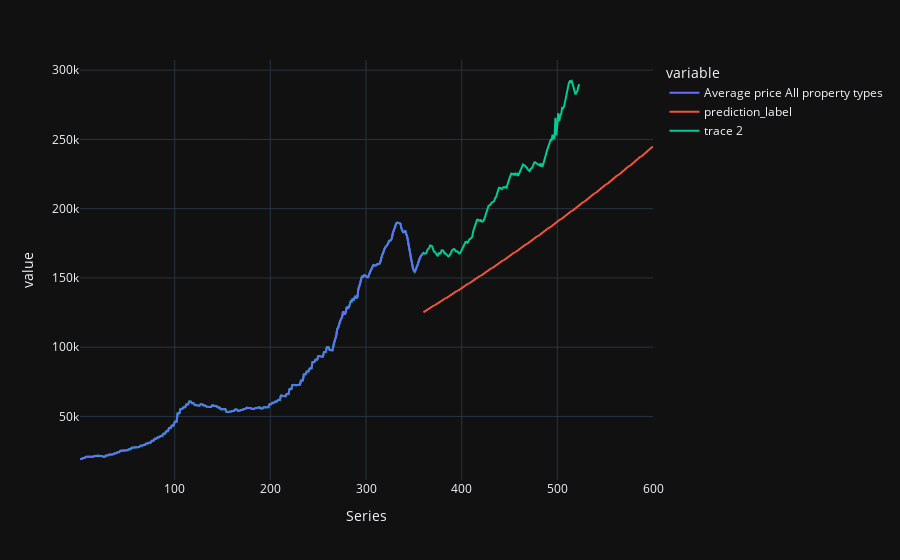

The cell this chart's notebook holds for it:
### Code cell
import plotly.express as px
concat_df = pd.concat([df[df['Year'] < 2010],predictions_future], axis=0)

fig = px.line(concat_df, x=concat_df['Series'], y=["Average price All property types", "prediction_label"], template = 'plotly_dark')
fig.add_scatter(x=df['Series'], y=df['Average price All property types'])

fig.show()

### Figure 1 — Plotly figure (JSON) as saved in the notebook; plotly's stock layout.template omitted (floating-point values rounded to 4 significant figures; data arrays with more than 128 entries replaced by an {"elided": "..."} marker saying what was removed)
{"data": [{"hovertemplate": "variable=Average price All property types<br>Series=%{x}<br>value=%{y}<extra></extra>", "legendgroup": "Average price All property types", "line": {"color": "#636efa", "dash": "solid"}, "marker": {"symbol": "circle"}, "mode": "lines", "name": "Average price All property types", "showlegend": true, "type": "scattergl", "x": {"elided": "601 int values"}, "xaxis": "x", "y": {"elided": "601 int values"}, "yaxis": "y"}, {"hovertemplate": "variable=prediction_label<br>Series=%{x}<br>value=%{y}<extra></extra>", "legendgroup": "prediction_label", "line": {"color": "#EF553B", "dash": "solid"}, "marker": {"symbol": "circle"}, "mode": "lines", "name": "prediction_label", "showlegend": true, "type": "scattergl", "x": {"elided": "601 int values"}, "xaxis": "x", "y": {"elided": "601 float values"}, "yaxis": "y"}, {"type": "scatter", "x": {"elided": "523 int values"}, "y": {"elided": "523 int values"}}], "layout": {"legend": {"title": {"text": "variable"}, "tracegroupgap": 0}, "margin": {"t": 60}, "xaxis": {"anchor": "y", "domain": [0, 1], "title": {"text": "Series"}}, "yaxis": {"anchor": "x", "domain": [0, 1], "title": {"text": "value"}}}}
